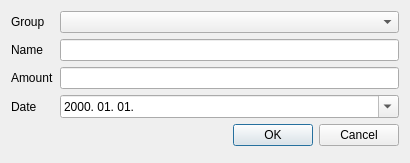
<?xml version="1.0" encoding="UTF-8"?>
<ui version="4.0">
 <class>ExpenseDialog</class>
 <widget class="QDialog" name="ExpenseDialog">
  <property name="geometry">
   <rect>
    <x>0</x>
    <y>0</y>
    <width>410</width>
    <height>163</height>
   </rect>
  </property>
  <property name="windowTitle">
   <string>Create new expense</string>
  </property>
  <layout class="QFormLayout" name="formLayout">
   <item row="0" column="0">
    <widget class="QLabel" name="label">
     <property name="text">
      <string>Group</string>
     </property>
    </widget>
   </item>
   <item row="0" column="1">
    <widget class="QComboBox" name="group_box"/>
   </item>
   <item row="1" column="0">
    <widget class="QLabel" name="label_2">
     <property name="text">
      <string>Name</string>
     </property>
    </widget>
   </item>
   <item row="1" column="1">
    <widget class="QLineEdit" name="name_edit"/>
   </item>
   <item row="2" column="0">
    <widget class="QLabel" name="label_3">
     <property name="text">
      <string>Amount</string>
     </property>
    </widget>
   </item>
   <item row="2" column="1">
    <widget class="QLineEdit" name="amount_edit"/>
   </item>
   <item row="3" column="0">
    <widget class="QLabel" name="label_4">
     <property name="text">
      <string>Date</string>
     </property>
    </widget>
   </item>
   <item row="3" column="1">
    <widget class="QDateTimeEdit" name="date_edit">
     <property name="displayFormat">
      <string>yyyy. MM. dd.</string>
     </property>
     <property name="calendarPopup">
      <bool>true</bool>
     </property>
    </widget>
   </item>
   <item row="4" column="0" colspan="2">
    <widget class="QDialogButtonBox" name="buttonBox">
     <property name="orientation">
      <enum>Qt::Orientation::Horizontal</enum>
     </property>
     <property name="standardButtons">
      <set>QDialogButtonBox::StandardButton::Cancel|QDialogButtonBox::StandardButton::Ok</set>
     </property>
    </widget>
   </item>
  </layout>
 </widget>
 <resources/>
 <connections>
  <connection>
   <sender>buttonBox</sender>
   <signal>accepted()</signal>
   <receiver>ExpenseDialog</receiver>
   <slot>accept()</slot>
   <hints>
    <hint type="sourcelabel">
     <x>248</x>
     <y>254</y>
    </hint>
    <hint type="destinationlabel">
     <x>157</x>
     <y>274</y>
    </hint>
   </hints>
  </connection>
  <connection>
   <sender>buttonBox</sender>
   <signal>rejected()</signal>
   <receiver>ExpenseDialog</receiver>
   <slot>reject()</slot>
   <hints>
    <hint type="sourcelabel">
     <x>316</x>
     <y>260</y>
    </hint>
    <hint type="destinationlabel">
     <x>286</x>
     <y>274</y>
    </hint>
   </hints>
  </connection>
 </connections>
</ui>
